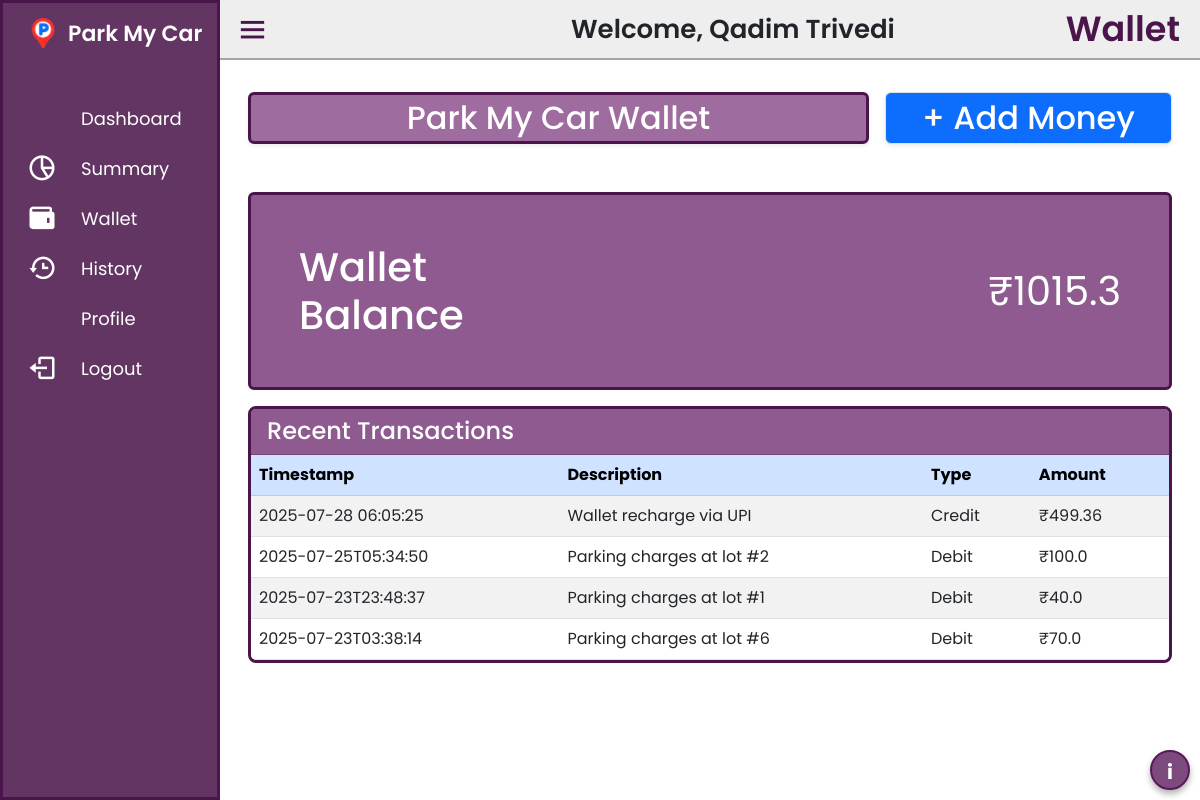
/wallet (signed in), run on the app's committed database.
### tables this page shows
CREATE TABLE users (
    id INTEGER PRIMARY KEY AUTOINCREMENT,
    username TEXT UNIQUE NOT NULL,
    full_name TEXT NOT NULL,
    password TEXT NOT NULL,
    address TEXT,
    pincode TEXT,
    wallet_balance REAL DEFAULT 0.0
);

CREATE TABLE transactions (
    id INTEGER PRIMARY KEY AUTOINCREMENT,
    user_id INTEGER NOT NULL,
    amount REAL NOT NULL,
    type TEXT CHECK(type IN ('credit', 'debit')) NOT NULL,
    description TEXT,
    timestamp DATETIME DEFAULT CURRENT_TIMESTAMP,
    FOREIGN KEY(user_id) REFERENCES users(id)
);

### controllers/user_controller.py (the view)
@user_bp.route('/wallet')
@login_required
def wallet():
    user_id = session.get("user_id")
    conn = sqlite3.connect(get_db_path())
    cursor = conn.cursor()
    cursor.execute("SELECT wallet_balance FROM users WHERE id = ?", (user_id,))
    balance = cursor.fetchone()[0]
    cursor.execute('''
        SELECT amount,description, type, timestamp FROM transactions
        WHERE user_id = ? ORDER BY timestamp DESC LIMIT 10
    ''', (user_id,))
    transactions = cursor.fetchall()
    cursor.execute("SELECT username, full_name, address, pincode FROM users WHERE id = ?", (user_id,))
    row = cursor.fetchone()
    user = {
        'username': row[0],
        'full_name': row[1],
        'address': row[2],
        'pincode': row[3]
    }
    conn.close()
    return render_template("UserTemplate.html",current="Wallet",name=user['full_name'], balance=balance, transactions=transactions,user=user)

### app.py (called while the page is built)
@login_manager.user_loader
def load_user(user_id):
    conn = sqlite3.connect(app.config["DB_PATH"])
    cursor = conn.cursor()
    cursor.execute("SELECT id, username, password FROM users WHERE id=?", (user_id,))
    user = cursor.fetchone()
    conn.close()
    if user:
        return User(user[0], user[1], user[2])
    return None

### controllers/user_controller.py (called while the page is built)
def get_db_path():
    return current_app.config["DB_PATH"]

### templates/UserTemplate.html (shortened to what this page needs)
<!DOCTYPE html>
<html lang="en" dir="ltr">
  <head>
    <link rel="stylesheet" href="../static/css/sidebar.css" />
    <link
      href="https://cdn.boxicons.com/fonts/basic/boxicons.min.css"
      rel="stylesheet"
    />
    <link
      href="https://unpkg.com/boxicons@2.0.7/css/boxicons.min.css"
      rel="stylesheet"
    />
  </head>
  <body>
    <div class="sidebar">
      <div class="logo-details">
        <img
          src="../static/images/favicon.png"
          alt=""
          style="height: 30px; margin-left: 25px; margin-right: 10px"
        />
        <span class="logo_name">Park&nbsp;My&nbsp;Car</span>
      </div>
      <ul class="nav-links">
        <li>
          <a href="/dashboard">
            <i class="bx bx-dashboard-alt"></i>
            <span class="link_name">Dashboard</span>
          </a>
        </li>
        <li>
          <a href="/summary">
            <i class="bx bx-pie-chart-alt-2"></i>
            <span class="link_name">Summary</span>
          </a>
        </li>
        <li>
          <a href="/wallet">
            <i class="bx bxs-wallet"></i>
            <span class="link_name">Wallet</span>
          </a>
        </li>
        <li>
          <a href="/history">
            <i class="bx bx-history"></i>
            <span class="link_name">History</span>
          </a>
        </li>
        <li>
          <a
            data-bs-toggle="modal"
            data-bs-target="#EditProfile"
            style="cursor: pointer"
          >
            <i class="bx bx-user-square"></i>
            <span class="link_name">Profile</span>
          </a>
        </li>
        <li>
          <a
            data-bs-toggle="modal"
            data-bs-target="#LogoutCard"
            style="cursor: pointer"
          >
            <i class="bx bx-log-out"></i>
            <span class="link_name">Logout</span>
          </a>
        </li>
      </ul>
    </div>
    <section class="home-section">
      <div class="home-content">
        <i class="bx bx-menu" style="width: 150px"></i>
        <span class="text-nowrap">Welcome, {{name}}</span>
        <span class="text" style="margin-right: 20px">{{current}}</span>
      </div>
      <div>
        {% if (current == "Dashboard")%} {%include "UserDashboard.html"%} {%elif
        (current == "Wallet")%} {%include "Wallet.html"%} {%elif (current ==
        "History")%} {%include"HistoryPage.html"%} {%else%} {%include
        "UserSummary.html"%} {% endif %}
      </div>
    </section>
  </body>
</html>

### templates/Wallet.html (shortened to what this page needs)
<!DOCTYPE html>
<html lang="en">
  <head>
    <link
      href="https://cdn.jsdelivr.net/npm/bootstrap@5.3.0/dist/css/bootstrap.min.css"
      rel="stylesheet"
    />
    <link rel="stylesheet" href="../static/css/flashmessages.css" />
  </head>
  <body>
    {%include "Info.html"%} {%include "AddMoney.html"%}
    <div class="content-blur py-2 px-3">
      <div class="container d-flex gap-3 mt-4">
        <div class="container d-flex flex-grow-1 justify-content-center
        align-items-center rounded shadow-sm text-white"
        style="background-color: #6c206da8; border: 3px solid #4A154B;" >
        <h2 style="margin: 0%">Park My Car Wallet</h2>
      </div>
      <div
        class="container text-nowrap w-auto d-flex justify-content-center border rounded shadow-sm btn btn-primary"
        data-bs-toggle="modal"
        data-bs-target="#AddMoney"
      >
        <h2 class="px-4" style="margin: 0%">+ Add Money</h2>
      </div>
    </div>
    <div class="container py-5">
      <div
        class="card mb-3 d-flex flex-row align-items-center justify-content-between text-white"
        style="background-color: #671f68bb;border: 3px solid #4A154B;"
      >
        <div>
          <h1 class="card-title mx-5 my-5">Wallet <br />Balance</h1>
        </div>
        <div>
          <div class="wallet-balance my-3 fs-1 mx-5">₹{{balance}}</div>
        </div>
      </div>
    {%if not(transactions==[])%}
      <div class="card rounded-3" style="border: 3px solid #4A154B;">
        <div class="card-header text-white" style="background-color: #671f68bb;"><h4 class="mb-0">Recent Transactions</h4></div>
        <div class="card-body p-0">
          <div class="table-responsive rounded-bottom-2 ">
            <table class="table table-hover table-striped mb-0">
              <thead class="table-primary">
                <tr>
                  <th>Timestamp</th>
                  <th>Description</th>
                  <th>Type</th>
                  <th>Amount</th>
                </tr>
              </thead>
              <tbody>
                {% for txn in transactions %}
                <tr>
                  <td>{{ txn[3] }}</td>
                  <td>{{ txn[1] }}</td>
                  <td class="{{ txn['type'] }}">
                    {{ txn[2]|capitalize }}
                  </td>
                  <td class="{{ txn['type'] }}">₹{{ txn[0] }}</td>
                </tr>
                {% endfor %}
              </tbody>
            </table>
          </div>
        </div>
      </div>
      {%endif%}
    </div>
  </body>
</html>

### static/css/sidebar.css (style rules this page uses)
* { margin: 0; padding: 0; box-sizing: border-box; font-family: "Poppins", sans-serif; }
.sidebar { position: fixed; top: 0; left: 0; height: 100%; width: 220px; background: #4a154bdc; z-index: 100; transition: all 0.5s ease; border: 3px solid #4A154B; }
.sidebar .logo-details { height: 60px; width: 100%; display: flex; align-items: center; }
.sidebar .logo-details .logo_name { font-size: 22px; color: #fff; font-weight: 600; transition: 0.05s ease; transition-delay: 0.01s; }
.sidebar .nav-links { height: 100%; padding: 30px 0 150px 0; overflow: auto; }
.sidebar .nav-links li { position: relative; list-style: none; transition: all 0.4s ease; }
.sidebar .nav-links li i { height: 50px; min-width: 78px; text-align: center; line-height: 50px; color: #fff; font-size: 30px; cursor: pointer; transition: all 0.3s ease; }
.sidebar .nav-links li a { display: flex; align-items: center; text-decoration: none; }
.sidebar .nav-links li a .link_name { font-size: 18px; font-weight: 400; color: #fff; transition: all 0.4s ease; }
.home-section { position: relative; height: 100vh; left: 220px; width: calc(100% - 220px); transition: all 0.5s ease; }
.home-section .home-content { background: #e0e0e08c; height: 60px; display: flex; justify-content:between; align-items: center; border-bottom: 2px solid #a5a5a5ff; }
.home-section .home-content .bx-menu, .home-section .home-content .text { color: #4A154B; font-size: 35px; }
.home-section .home-content .bx-menu { margin: 0 15px; cursor: pointer; }
.home-section .home-content { display: flex; justify-content: space-between; font-size: 26px; font-weight: 600; }

### templates/Wallet.html (style rules this page uses)
body { font-family: "Poppins", "Roboto", sans-serif; }

### data on the page
users: full_name "Qadim Trivedi", wallet_balance "1015.3"
transactions: timestamp "2025-07-28 06:05:25", description "Wallet recharge via UPI", type "Credit", amount "499.36"
transactions: timestamp "2025-07-25T05:34:50", description "Parking charges at lot #2", type "Debit", amount "100.0"
transactions: timestamp "2025-07-23T23:48:37", description "Parking charges at lot #1", type "Debit", amount "40.0"
transactions: timestamp "2025-07-23T03:38:14", description "Parking charges at lot #6", type "Debit", amount "70.0"

### other printed values
{{ current }} "Wallet"
